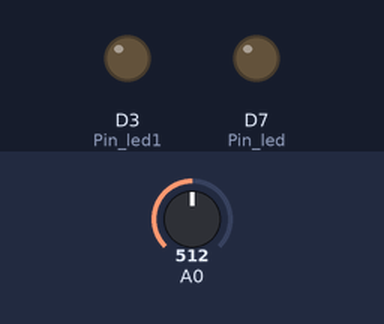
Bench run of a sketch on a simulated ESP8266 (NodeMCU). Shown: output pins drawn as LEDs (lit = HIGH). The test bench sets the inputs (shaded band); at power-on: A0 = 512. WiFi joins after 1.5 s; servers stay silent unless stated; what the sketch prints to the serial monitor is not drawn.

Above: at 0.1 s.
At 1.8 s:
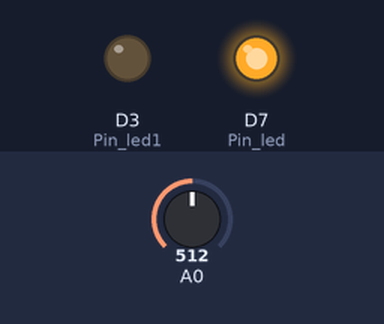
Timing chart, 0 to 3.3 s (numbered marks = the images above):
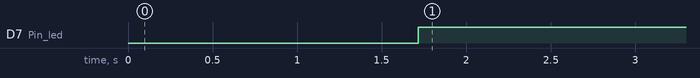

The sketch:

thingSpeakeconleds.ino
```cpp
#include <ESP8266WiFi.h>
#define D7   13 //GPIO13 - HMOSI - RXD2
#define D3   0  //GPIO0
String apiWritekey = "TIOJ7QEVOID9W1M5"; // replace with your THINGSPEAK WRITEAPI key here
const char* ssid = "JUDITH"; // your wifi SSID name
const char* password = "dennis171926" ;// wifi pasword

const char* server = "api.thingspeak.com";
float resolution=3.28/1024;// 3.3 is the supply volt  & 1023 is max analog read value
WiFiClient client;

const byte  Pin_led = D7;
const byte  Pin_led1 = D3;

void setup() {
  pinMode(Pin_led, OUTPUT);
  digitalWrite(Pin_led, LOW);
  pinMode(Pin_led1, OUTPUT);
  digitalWrite(Pin_led1, LOW);
  Serial.begin(115200);
  WiFi.disconnect();
  delay(10);
  WiFi.begin(ssid, password);

  Serial.println();
  Serial.println();
  Serial.print("Connecting to ");
  Serial.println(ssid);

  WiFi.begin(ssid, password);

  while (WiFi.status() != WL_CONNECTED) {
    delay(500);
    Serial.print(".");
  }
  Serial.println("");
  Serial.print("NodeMcu connected to wifi...");
  Serial.println(ssid);
  Serial.println();
}

void loop() {
  float temp = (analogRead(A0) * resolution) * 100;

  if (client.connect(server,80))
  {
    String tsData = apiWritekey;
           tsData +="&field1=";
           tsData += String(temp);
           tsData += "\r\n\r\n";

     client.print("POST /update HTTP/1.1\n");
     client.print("Host: api.thingspeak.com\n");
     client.print("Connection: close\n");
     client.print("X-THINGSPEAKAPIKEY: "+apiWritekey+"\n");
     client.print("Content-Type: application/x-www-form-urlencoded\n");
     client.print("Content-Length: ");
     client.print(tsData.length());
     client.print("\n\n");  // the 2 carriage returns indicate closing of Header fields & starting of data
     client.print(tsData);

    if(temp>32){
      digitalWrite(Pin_led, HIGH);
      }
      else{
        digitalWrite(Pin_led, LOW);

        }
    if(temp<32){
      digitalWrite(Pin_led1, HIGH);
      }
      else{
        digitalWrite(Pin_led1, LOW);

        }
     Serial.print("Temperature: ");
     Serial.print(temp);
     Serial.println("uploaded to Thingspeak server....");
  }
  client.stop();

  Serial.println("Waiting to upload next reading...");
  Serial.println();
  // thingspeak needs minimum 15 sec delay between updates
  delay(15000);
}
```

Measured:
- by itself, D7 (Pin_led): LOW → HIGH at 1.7 s
